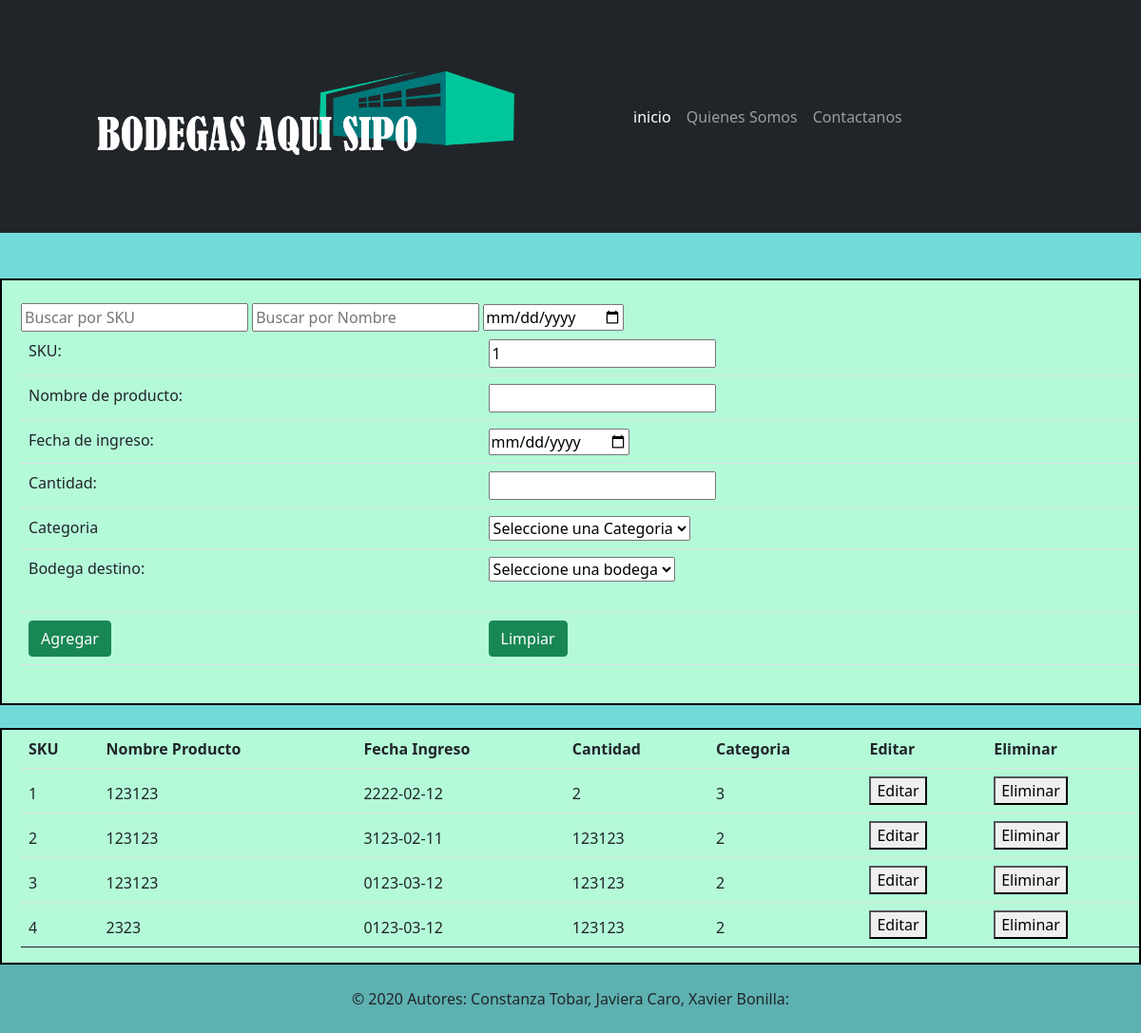
Before: /lista/ with the older database file.
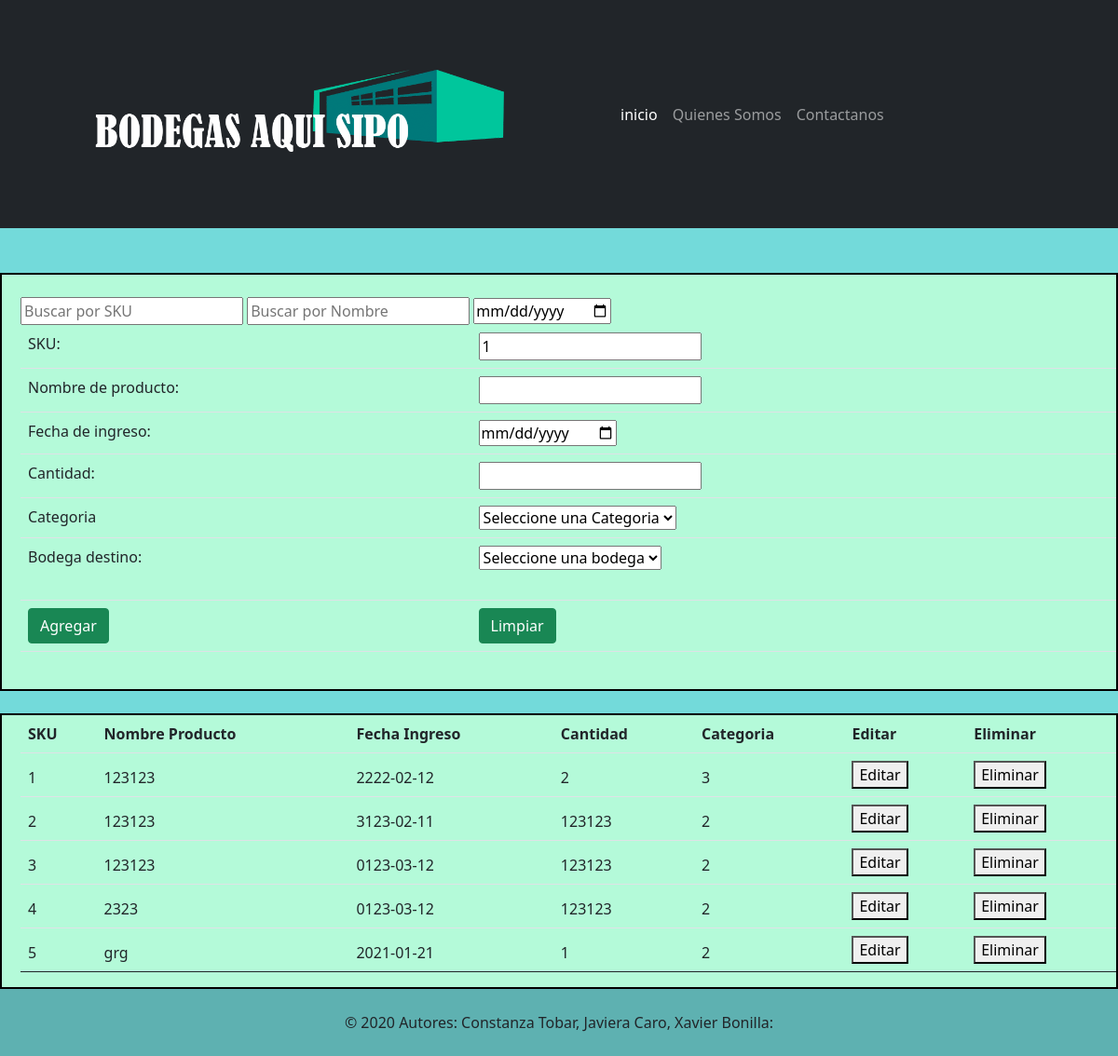
After: the same page with the newer database file.
### bodega/models.py (models this page shows)
class RegistroProducto(models.Model):
    sku = models.AutoField(primary_key=True)
    nombre = models.CharField(max_length=40)
    fecha = models.CharField(max_length=8)
    cantidad = models.IntegerField()
    categoria = models.IntegerField()

### bodega/views.py (the view, shortened to what this page needs)
# urls.py: path('lista/', views.listaProductos, name='listaProductos'),
@csrf_exempt
def listaProductos(request):
    if request.method == 'GET':
        registros = RegistroProducto.objects.all()
        return render(request, 'bodega/listaProductos.html', {'registros': registros})

### bodega/templates/bodega/listaProductos.html (shortened to what this page needs)
<!doctype html>
<html lang="en">
  <head>
    <link href="https://cdn.jsdelivr.net/npm/bootstrap@5.0.0-beta1/dist/css/bootstrap.min.css" rel="stylesheet">
    <link rel="stylesheet" href="/static/bodega/css/estilo.css">
  </head>
  <body>
      <div class="navbar-plantilla responsive">
        <nav class="navbar navbar-expand-lg navbar-dark bg-dark">
            <div class="container">
              <a class="navbar-brand" href="/">
                <img class="logotipo" src="/static/bodega/images/logoBodega.png" alt="Logo Bodegas">
                </a>
              <div class="collapse navbar-collapse" id="navbarSupportedContent">
                <ul class="navbar-nav ml-auto ">
                  <li class="nav-item">
                    <a class="nav-link active" aria-current="page" href="/">inicio</a>
                  </li>
                  <li class="nav-item">
                    <a class="nav-link" href="/somos">Quienes Somos</a>
                  </li>
                  <li class="nav-item">
                    <a class="nav-link" href="/contacto">Contactanos</a>
                  </li>
                </ul>
              </div>
            </div>
        </nav>
      </div>
      <br><br>
      <main>
        <div class=" listado responsive">
            <br>
            <input type="number" id="myInput" onkeyup="myFunction()" placeholder="Buscar por SKU" title="Type in a name">
            <input type="text" id="myInput2" onkeyup="myFunction2()" placeholder="Buscar por Nombre" title="Type in a name">
            <input type="date" id="myInput3" onkeyup="myFunction3()" placeholder="Buscar por Fecha" title="Type in a name">
            <table class="table">
                <tr>
                    <td>SKU:</td>
                    <td>
                        <input type="number" name="SKU" id="txtSku" value="1" />
                    </td>
                </tr>
                <tr>
                    <td>Nombre de producto:</td>
                    <td>
                        <input type="text" name="Nombre" id="txtNombre" value="" />
                    </td>
                </tr>
                <tr>
                    <td>Fecha de ingreso:</td>
                    <td>
                        <input type="date" name="Fecha" id="txtFecha" value="" />
                    </td>
                </tr>
                <tr>
                    <tr>
                        <td>Cantidad:</td>
                        <td>
                            <input type="number" name="Cantidad" id="txtCantidad" value="" />
                        </td>
                    </tr>
                    <tr>
                        <td>Categoria</td>
                        <td>
                            <select name="seleccionBodega" id="txtCategoria" class="selector">
                        <option value="1">Seleccione una Categoria</option>
                    </select>
                        </td>
                    </tr>
                    <tr>
                        <td>Bodega destino:</td>
                        <td>
                            <select name="seleccionBodega" id="slctBo" class="selector">
                                <option value="1">Seleccione una bodega</option>
                    </select><br><br>
                        </td>
                    </tr>
                    <tr>
                        <td>
                            <button type='button' id='btnAdd' class="btn btn-success">Agregar</button>
                        </td>
                        <td>
                            <button type='button' id='btnClear' class="btn btn-success">Limpiar</button>
                        </td>
                    </tr>
            </table> <br>
        </div><br>
        <div class="tablacrud">
            <table id="tblCrud" class="table">
                <thead>
                    <tr>
                        <th >SKU </th>
                        <th>Nombre Producto</th>
                        <th>Fecha Ingreso</th>
                        <th>Cantidad</th>
                        <th>Categoria</th>
                        <th>Editar</th>
                        <th>Eliminar</th>
                    </tr>
                    {% for reg in registros %}
                    <tr>
                      <td>{{reg.sku}}</td>
                      <td>{{reg.nombre}}</td>
                      <td>{{reg.fecha}}</td>
                      <td>{{reg.cantidad}}</td>
                      <td>{{reg.categoria}}</td>
                      <td><button class="edit" type="button" id={{reg.sku}}>Editar</button></td>
                      <td><button class="delete" type="button">Eliminar</button></td>
                    </tr>
                    {% endfor %}
                </thead>
            </table>
        </div>
      </main>
      <footer class="wg-dark text-center text-lg-start">
        <div class="text-center p-4" style="background-color: rgba(12, 12, 12, 0.2)">
          © 2020 Autores: Constanza Tobar, Javiera Caro, Xavier Bonilla:
        </div>
      </footer>
  </body>
</html>

### bodega/static/bodega/css/estilo.css (style rules this page uses)
.logotipo { width: 600px; padding-left: 200px; padding: 40px; }
body { background-color:rgb(115, 218, 218); }
a { color:coral ; }
.listado { background: #b4fad9; padding-left: 20px; border: 2px solid black; }
.tablacrud { background: #b4fad9; padding-left: 20px; border: 2px solid black; }
.logotipo { top: -10px; left: -5px; margin: auto; padding-right: 80px; }

Changed rows visible on the page:
added RegistroProducto: sku "5", nombre "grg", fecha "2021-01-21", cantidad "1", categoria "2"
